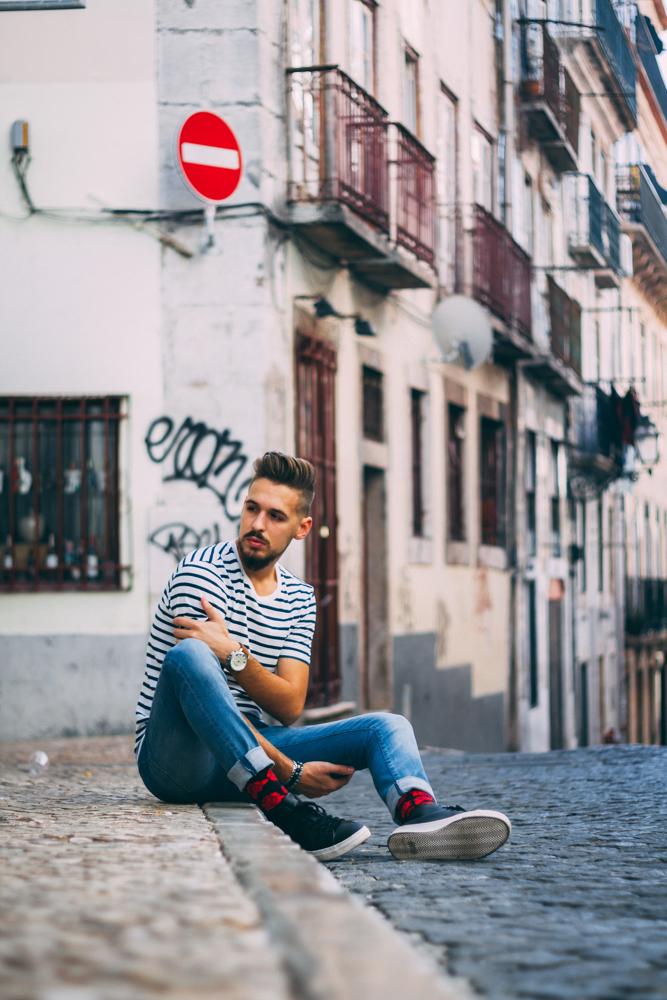
//> input picture Coursework materials/No_entry/NoEntry1.bmp, 667 x 1000 px
$ ./subtask_4 No_entry/NoEntry1.bmp   (built with g++ and OpenCV 4)
//> lines starting //> are read from the running program, lines starting //| are printed output that depends on the picture; after the words box and inside, x2 and y2 are one past the last pixel; in counts of white or black regions, pixels touching at a corner belong together
/////////////////////////////////////////////////////////////////////////////
//
// COMS30121 - face.cpp
//
/////////////////////////////////////////////////////////////////////////////

// header inclusion
#include <stdio.h>
#include "opencv2/objdetect/objdetect.hpp"
#include "opencv2/opencv.hpp"
#include "opencv2/core/core.hpp"
#include "opencv2/highgui/highgui.hpp"
#include "opencv2/imgproc/imgproc.hpp"
#include <iostream>
#include <stdio.h>

using namespace std;
using namespace cv;

/** Function Headers */
void detectAndDisplay(Mat frame, string fileName);
float get_iou(Rect truth, Rect face);
int find_the_no_entry_num(vector<Rect> no_entry, Rect truths);
float caculate_f1_score(int TP, int TN, int FP, int FN);
void sobel(Mat &input, Mat &x_sobel, Mat &y_sobel, Mat &m_sobel, Mat &d_sobel);
vector<Vec3f> hough_circle_transform(Mat &input, int r_min, int r_max, Mat &direction, int min_distence, int hough_threshold);
// vector<Rect> no_entry_filter(vector<Rect> no_entry, vector<Vec3f> circles);
vector<Rect> no_entry_filter(Mat frame, vector<Rect> no_entry_VJ, vector<Vec3f> circles, vector<Rect> output);

/** Global variables */
String cascade_name = "NoEntrycascade/cascade.xml";
CascadeClassifier cascade;

Rect GT_No_Entry0_1(155, 240, 50, 50);
Rect GT_No_Entry0_2(600, 240, 50, 50);

Rect GT_No_Entry1_1(170, 100, 75, 105);

Rect GT_No_Entry2_1(360, 140, 140, 120);

Rect GT_No_Entry3_1(20, 1, 90, 80);
Rect GT_No_Entry3_2(415, 10, 170, 180);

Rect GT_No_Entry4_1(195, 175, 40, 55);
Rect GT_No_Entry4_2(745, 205, 35, 50);

Rect GT_No_Entry5_1(125, 315, 35, 40);
Rect GT_No_Entry5_2(305, 330, 30, 35);
Rect GT_No_Entry5_3(430, 340, 30, 35);
Rect GT_No_Entry5_4(520, 350, 25, 35);
Rect GT_No_Entry5_5(593, 360, 20, 28);
Rect GT_No_Entry5_6(650, 370, 18, 22);
Rect GT_No_Entry5_7(692, 370, 20, 22);
Rect GT_No_Entry5_8(731, 380, 15, 15);
Rect GT_No_Entry5_9(845, 380, 10, 20);
Rect GT_No_Entry5_10(865, 385, 15, 15);

Rect GT_No_Entry6_1(180, 320, 140, 140);
Rect GT_No_Entry6_2(370, 210, 210, 210);
Rect GT_No_Entry6_3(590, 220, 180, 230);
Rect GT_No_Entry6_4(800, 410, 40, 130);

Rect GT_No_Entry7_1(555, 175, 35, 35);

Rect GT_No_Entry8_1(195, 80, 100, 90);
Rect GT_No_Entry8_2(145, 180, 60, 60);
Rect GT_No_Entry8_3(105, 240, 40, 40);
Rect GT_No_Entry8_4(85,  260, 40, 40);

Rect GT_No_Entry9_1(470, 575, 50, 55);

Rect GT_No_Entry10_1(230, 130, 80, 80);
Rect GT_No_Entry10_2(500, 155, 90, 90);
Rect GT_No_Entry10_3(580, 180, 50, 50);


Rect GT_No_Entry11_1(50, 215, 60, 60);
Rect GT_No_Entry11_2(440, 160, 90, 85);

Rect GT_No_Entry12_1(95, 240, 80, 80);
Rect GT_No_Entry12_2(245, 185, 45, 45);
Rect GT_No_Entry12_3(295, 120, 30, 40);
Rect GT_No_Entry12_4(435, 85, 25, 30);
Rect GT_No_Entry12_5(660, 120, 30, 40);
Rect GT_No_Entry12_6(815, 250, 80, 80);

Rect GT_No_Entry13_1(380, 575, 50, 50);

Rect GT_No_Entry14_1(430, 290, 60, 55);

Rect GT_No_Entry15_1(325, 125, 55, 55);
Rect GT_No_Entry15_2(385, 120, 60, 60);

/** @function main */
int main(int argc, const char **argv)
{
	// 1. Read Input Image
	Mat frame = imread(argv[1], CV_LOAD_IMAGE_COLOR);
//> frame is the input picture: 1000 rows x 667 cols, CV_8UC3; mean B, G, R 150.6, 146.8, 149.7

	// 2. Load the Strong Classifier in a structure called `Cascade'
	if (!cascade.load(cascade_name))
	{
		printf("--(!)Error loading\n");
		return -1;
	};

	string fileName = argv[1];
//> fileName = "No_entry/NoEntry1.bmp"

	// 3. Detect Faces and Display Result
	detectAndDisplay(frame, fileName);

	// 4. Save Result Image
	imwrite("detected.jpg", frame);

	return 0;
}

/** @function detectAndDisplay */
void detectAndDisplay(Mat frame, string fileName)
{
//> called with fileName = "No_entry/NoEntry1.bmp"
	std::vector<Rect> no_entry_VJ;
	// std::vector<Rect> no_entry_finded;
	// std::vector<Rect> truth;
	Mat frame_gray;
	int TP;
	int TN;
	int FP;
	int FN;
	int num_GT;

	// 1. Prepare Image by turning it into Grayscale and normalising lighting
	cvtColor(frame, frame_gray, CV_BGR2GRAY);
	equalizeHist(frame_gray, frame_gray);
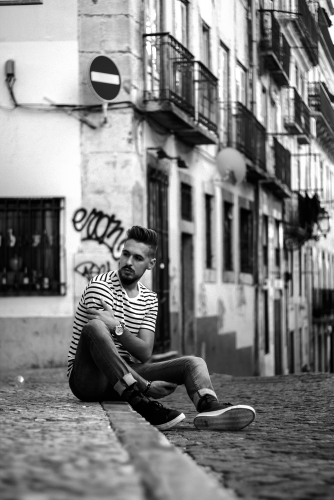
//> frame_gray: 1000 rows x 667 cols, CV_8UC1 (shown at 1/2 size); min 0, max 255, mean 128.2

	// 2. Perform Viola-Jones Object Detection
	cascade.detectMultiScale(frame_gray, no_entry_VJ, 1.1, 1, 0 | CV_HAAR_SCALE_IMAGE, Size(10, 10), Size(300, 300));
//> no_entry_VJ = 77 Rects (x, y, width, height), first 8: [334, 182, 24, 24], [467, 230, 21, 21], [509, 280, 20, 20], [279, 569, 24, 24], [142, 671, 23, 23], [644, 748, 21, 21], [102, 772, 24, 24], [30, 810, 22, 22]

	// 3. Print number of Faces found
	std::cout << "no_entry found by VJ =" << no_entry_VJ.size() << std::endl;
//| no_entry found by VJ =77

	Mat frame_HSV;
	Mat frame_HSV_high;
	Mat frame_HSV_low;

	cvtColor(frame,frame_HSV, COLOR_BGR2HSV);
//> frame_HSV: 1000 rows x 667 cols, CV_8UC3; mean H, S, V 93, 46.1, 160.6


    cv::inRange(frame_HSV, Scalar(0, 70, 50), Scalar(10, 255, 255), frame_HSV_high);
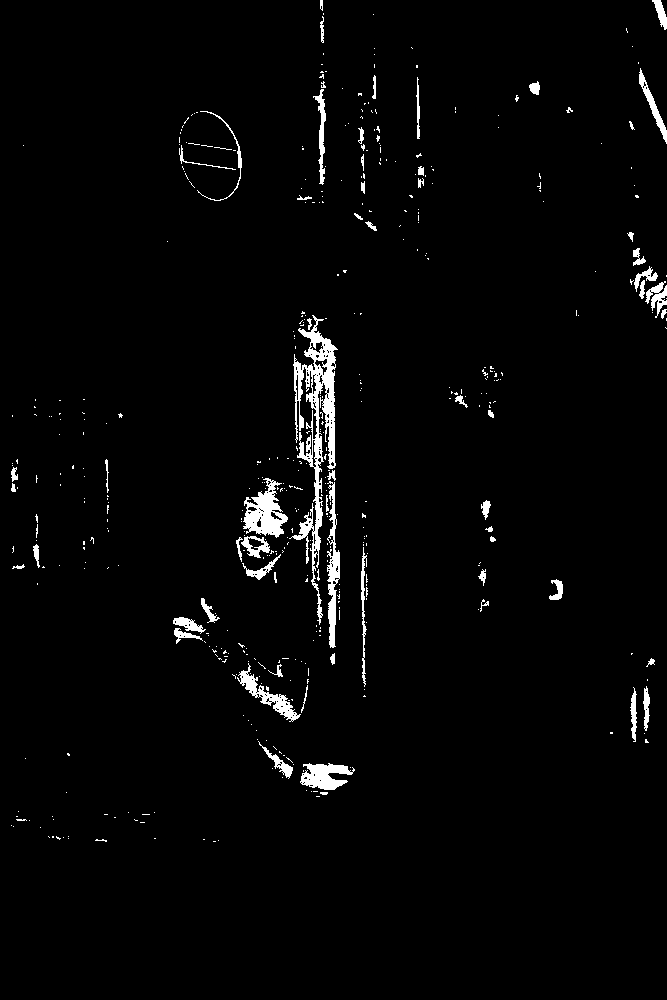
//> frame_HSV_high: 1000 rows x 667 cols, CV_8UC1; 2.4% white; 469 white regions (405 under 20 px), largest, box (x1, y1, x2, y2) and area: (289, 315, 338, 625) 4122, (243, 478, 288, 538) 1367, (327, 481, 340, 648) 1020
    cv::inRange(frame_HSV, Scalar(170, 70, 50), Scalar(180, 255, 255), frame_HSV_low);
//> frame_HSV_low: 1000 rows x 667 cols, CV_8UC1; 1.6% white; 418 white regions (369 under 20 px), largest, box (x1, y1, x2, y2) and area: (177, 112, 240, 200) 3050, (362, 118, 391, 206) 1012, (475, 222, 504, 281) 817
    Mat HSV = frame_HSV_high + frame_HSV_low;
//> HSV: 1000 rows x 667 cols, CV_8UC1; 4% white; 532 white regions (446 under 20 px), largest, box (x1, y1, x2, y2) and area: (289, 315, 340, 651) 7073, (177, 111, 243, 201) 3534, (345, 117, 391, 206) 1376
    imshow("red", HSV);
	imwrite("subtask_4/red.jpg", HSV);

	Mat dst;
	GaussianBlur(HSV, dst, Size(5, 5), 1, 1, BORDER_DEFAULT);
	// medianBlur(frame, dst, 3);
	// cvtColor(dst, dst, CV_BGR2GRAY);

	// imshow("GB", dst);

	Mat sobel_x(frame.size(), CV_32FC1);
	Mat sobel_y(frame.size(), CV_32FC1);
	Mat sobel_m(frame.size(), CV_32FC1);
	Mat sobel_d(frame.size(), CV_32FC1);

	sobel(dst, sobel_x, sobel_y, sobel_m, sobel_d);

	normalize(sobel_m, sobel_m, 0, 255, NORM_MINMAX, CV_8UC1);
	// normalize(sobel_d,sobel_d, 0, 255, NORM_MINMAX, CV_8UC1);

	// cout << "check 1 " << endl;
	// threshold
	dst = sobel_m;
	for (int x = 0; x < dst.rows; x++)
	{
		for (int y = 0; y < dst.cols; y++)
		{
			if (dst.at<uchar>(x, y) > 70)
			{
				dst.at<uchar>(x, y) = 255;
			}
			else
			{
				dst.at<uchar>(x, y) = 0;
			}
		}
	};
	// imshow("img_m",dst);
	// imshow("img_d",sobel_d);
	imshow("sobel_image_x&y", dst);
	imwrite("subtask_4/sobel_image.jpg",dst);

	// cout << "check 2 " << endl;

	vector<Vec3f> pcircles;
	// HoughCircles(dst, pcircles, CV_HOUGH_GRADIENT,1, 80, 100, 50, 0, 150);
	pcircles = hough_circle_transform(dst, 0, 150, sobel_d, 1, 13);
	// [14 lines of commented-out code are left out]
	vector<Rect> no_entry;
	no_entry = no_entry_filter(frame, no_entry_VJ, pcircles, no_entry);
	// no_entry = no_entry_VJ;
	// cout << "check 5 " << endl;

	// 4. Draw box around faces found
	for (int i = 0; i < no_entry.size(); i++)
	{
		rectangle(frame, Point(no_entry[i].x, no_entry[i].y), Point(no_entry[i].x + no_entry[i].width, no_entry[i].y + no_entry[i].height), Scalar(0, 255, 0), 2);
	};

	// cout << "check 6 " << endl;

	if (fileName == "No_entry/NoEntry0.bmp")
	{
		cv::rectangle(frame, GT_No_Entry0_1, cv::Scalar(0, 0, 255), 2);
		cv::rectangle(frame, GT_No_Entry0_2, cv::Scalar(0, 0, 255), 2);
		int TP_1 = find_the_no_entry_num(no_entry, GT_No_Entry0_1);
		int TP_2 = find_the_no_entry_num(no_entry, GT_No_Entry0_2);
		TP = TP_1 + TP_2;
		num_GT = 2;
		imwrite( "subtask_4/detected_0.jpg", frame );
	};
	if (fileName == "No_entry/NoEntry1.bmp")
	{
		cv::rectangle(frame, GT_No_Entry1_1, cv::Scalar(0, 0, 255), 2);
		TP = find_the_no_entry_num(no_entry, GT_No_Entry1_1);
		num_GT = 1;
		imwrite( "subtask_4/detected_1.jpg", frame );
	};

	if (fileName == "No_entry/NoEntry2.bmp")
	{
		cv::rectangle(frame, GT_No_Entry2_1, cv::Scalar(0, 0, 255), 2);
		TP = find_the_no_entry_num(no_entry, GT_No_Entry2_1);
		num_GT = 1;
		imwrite( "subtask_4/detected_2.jpg", frame );
	};

	if (fileName == "No_entry/NoEntry3.bmp")
	{
		cv::rectangle(frame, GT_No_Entry3_1, cv::Scalar(0, 0, 255), 2);
		cv::rectangle(frame, GT_No_Entry3_2, cv::Scalar(0, 0, 255), 2);
		int TP_1 = find_the_no_entry_num(no_entry, GT_No_Entry3_1);
		int TP_2 = find_the_no_entry_num(no_entry, GT_No_Entry3_2);
		TP = TP_1 + TP_2;
		num_GT = 2;
		imwrite( "subtask_4/detected_3.jpg", frame );
	};

	if (fileName == "No_entry/NoEntry4.bmp")
	{
		cv::rectangle(frame, GT_No_Entry4_1, cv::Scalar(0, 0, 255), 2);
		cv::rectangle(frame, GT_No_Entry4_2, cv::Scalar(0, 0, 255), 2);
		int TP_1 = find_the_no_entry_num(no_entry, GT_No_Entry4_1);
		int TP_2 = find_the_no_entry_num(no_entry, GT_No_Entry4_2);
		TP = TP_1 + TP_2;
		num_GT = 2;
		imwrite( "subtask_4/detected_4.jpg", frame );
	};

	if (fileName == "No_entry/NoEntry5.bmp")
	{
		cv::rectangle(frame, GT_No_Entry5_1, cv::Scalar(0, 0, 255), 2);
		cv::rectangle(frame, GT_No_Entry5_2, cv::Scalar(0, 0, 255), 2);
		cv::rectangle(frame, GT_No_Entry5_3, cv::Scalar(0, 0, 255), 2);
		cv::rectangle(frame, GT_No_Entry5_4, cv::Scalar(0, 0, 255), 2);
		cv::rectangle(frame, GT_No_Entry5_5, cv::Scalar(0, 0, 255), 2);
		cv::rectangle(frame, GT_No_Entry5_6, cv::Scalar(0, 0, 255), 2);
		cv::rectangle(frame, GT_No_Entry5_7, cv::Scalar(0, 0, 255), 2);
		cv::rectangle(frame, GT_No_Entry5_8, cv::Scalar(0, 0, 255), 2);
		cv::rectangle(frame, GT_No_Entry5_9, cv::Scalar(0, 0, 255), 2);
		cv::rectangle(frame, GT_No_Entry5_10, cv::Scalar(0, 0, 255), 2);
		int TP_1 = find_the_no_entry_num(no_entry, GT_No_Entry5_1);
		int TP_2 = find_the_no_entry_num(no_entry, GT_No_Entry5_2);
		int TP_3 = find_the_no_entry_num(no_entry, GT_No_Entry5_3);
		int TP_4 = find_the_no_entry_num(no_entry, GT_No_Entry5_4);
		int TP_5 = find_the_no_entry_num(no_entry, GT_No_Entry5_5);
		int TP_6 = find_the_no_entry_num(no_entry, GT_No_Entry5_6);
		int TP_7 = find_the_no_entry_num(no_entry, GT_No_Entry5_7);
		int TP_8 = find_the_no_entry_num(no_entry, GT_No_Entry5_8);
		int TP_9 = find_the_no_entry_num(no_entry, GT_No_Entry5_9);
		int TP_10 = find_the_no_entry_num(no_entry, GT_No_Entry5_10);
		TP = TP_1 + TP_2 + TP_3 + TP_4 + TP_5 + TP_6 + TP_7 + TP_8 + TP_9 + TP_10;
		num_GT = 10;
		imwrite( "subtask_4/detected_5.jpg", frame );
	};

	if (fileName == "No_entry/NoEntry6.bmp")
	{
		cv::rectangle(frame, GT_No_Entry6_1, cv::Scalar(0, 0, 255), 2);
		cv::rectangle(frame, GT_No_Entry6_2, cv::Scalar(0, 0, 255), 2);
		cv::rectangle(frame, GT_No_Entry6_3, cv::Scalar(0, 0, 255), 2);
		cv::rectangle(frame, GT_No_Entry6_4, cv::Scalar(0, 0, 255), 2);
		int TP_1 = find_the_no_entry_num(no_entry, GT_No_Entry6_1);
		int TP_2 = find_the_no_entry_num(no_entry, GT_No_Entry6_2);
		int TP_3 = find_the_no_entry_num(no_entry, GT_No_Entry6_3);
		int TP_4 = find_the_no_entry_num(no_entry, GT_No_Entry6_4);
		TP = TP_1 + TP_2 + TP_3 + TP_4;
		num_GT = 4;
		imwrite( "subtask_4/detected_6.jpg", frame );
	};

	if (fileName == "No_entry/NoEntry7.bmp")
	{
		cv::rectangle(frame, GT_No_Entry7_1, cv::Scalar(0, 0, 255), 2);
		TP = find_the_no_entry_num(no_entry, GT_No_Entry7_1);
		num_GT = 1;
		imwrite( "subtask_4/detected_7.jpg", frame );
	};

	if (fileName == "No_entry/NoEntry8.bmp")
	{
		cv::rectangle(frame, GT_No_Entry8_1, cv::Scalar(0, 0, 255), 2);
		cv::rectangle(frame, GT_No_Entry8_2, cv::Scalar(0, 0, 255), 2);
		cv::rectangle(frame, GT_No_Entry8_3, cv::Scalar(0, 0, 255), 2);
		cv::rectangle(frame, GT_No_Entry8_4, cv::Scalar(0, 0, 255), 2);
		int TP_1 = find_the_no_entry_num(no_entry, GT_No_Entry8_1);
		int TP_2 = find_the_no_entry_num(no_entry, GT_No_Entry8_2);
		int TP_3 = find_the_no_entry_num(no_entry, GT_No_Entry8_3);
		int TP_4 = find_the_no_entry_num(no_entry, GT_No_Entry8_4);
		TP = TP_1 + TP_2 + TP_3 + TP_4;
		num_GT = 4;
		imwrite( "subtask_4/detected_8.jpg", frame );
	};

	if (fileName == "No_entry/NoEntry9.bmp")
	{
		cv::rectangle(frame, GT_No_Entry9_1, cv::Scalar(0, 0, 255), 2);
		TP = find_the_no_entry_num(no_entry, GT_No_Entry9_1);
		num_GT = 1;
		imwrite( "subtask_4/detected_9.jpg", frame );
	};

	if (fileName == "No_entry/NoEntry10.bmp")
	{
		cv::rectangle(frame, GT_No_Entry10_1, cv::Scalar(0, 0, 255), 2);
		cv::rectangle(frame, GT_No_Entry10_2, cv::Scalar(0, 0, 255), 2);
		cv::rectangle(frame, GT_No_Entry10_3, cv::Scalar(0, 0, 255), 2);
		int TP_1 = find_the_no_entry_num(no_entry, GT_No_Entry10_1);
		int TP_2 = find_the_no_entry_num(no_entry, GT_No_Entry10_2);
		int TP_3 = find_the_no_entry_num(no_entry, GT_No_Entry10_3);
		TP = TP_1 + TP_2 + TP_3;
		num_GT = 3;
		imwrite( "subtask_4/detected_10.jpg", frame );
	};

	if (fileName == "No_entry/NoEntry11.bmp")
	{
		cv::rectangle(frame, GT_No_Entry11_1, cv::Scalar(0, 0, 255), 2);
		cv::rectangle(frame, GT_No_Entry11_2, cv::Scalar(0, 0, 255), 2);
		int TP_1 = find_the_no_entry_num(no_entry, GT_No_Entry11_1);
		int TP_2 = find_the_no_entry_num(no_entry, GT_No_Entry11_2);
		TP = TP_1 + TP_2;
		num_GT = 2;
		imwrite( "subtask_4/detected_11.jpg", frame );
	};

	if (fileName == "No_entry/NoEntry12.bmp")
	{
		cv::rectangle(frame, GT_No_Entry12_1, cv::Scalar(0, 0, 255), 2);
		cv::rectangle(frame, GT_No_Entry12_2, cv::Scalar(0, 0, 255), 2);
		cv::rectangle(frame, GT_No_Entry12_3, cv::Scalar(0, 0, 255), 2);
		cv::rectangle(frame, GT_No_Entry12_4, cv::Scalar(0, 0, 255), 2);
		cv::rectangle(frame, GT_No_Entry12_5, cv::Scalar(0, 0, 255), 2);
		cv::rectangle(frame, GT_No_Entry12_6, cv::Scalar(0, 0, 255), 2);
		int TP_1 = find_the_no_entry_num(no_entry, GT_No_Entry12_1);
		int TP_2 = find_the_no_entry_num(no_entry, GT_No_Entry12_2);
		int TP_3 = find_the_no_entry_num(no_entry, GT_No_Entry12_3);
		int TP_4 = find_the_no_entry_num(no_entry, GT_No_Entry12_4);
		int TP_5 = find_the_no_entry_num(no_entry, GT_No_Entry12_5);
		int TP_6 = find_the_no_entry_num(no_entry, GT_No_Entry12_6);
		TP = TP_1 + TP_2 + TP_3 + TP_4 + TP_5 + TP_6;
		num_GT = 6;
		imwrite( "subtask_4/detected_12.jpg", frame );
	};

	if (fileName == "No_entry/NoEntry13.bmp")
	{
		cv::rectangle(frame, GT_No_Entry13_1, cv::Scalar(0, 0, 255), 2);
		TP = find_the_no_entry_num(no_entry, GT_No_Entry13_1);
		num_GT = 1;
		imwrite( "subtask_4/detected_13.jpg", frame );
	};

	if (fileName == "No_entry/NoEntry14.bmp")
	{
		cv::rectangle(frame, GT_No_Entry14_1, cv::Scalar(0, 0, 255), 2);
		TP = find_the_no_entry_num(no_entry, GT_No_Entry14_1);
		num_GT = 1;
		imwrite( "subtask_4/detected_14.jpg", frame );
	};

	if (fileName == "No_entry/NoEntry15.bmp")
	{
		cv::rectangle(frame, GT_No_Entry15_1, cv::Scalar(0, 0, 255), 2);
		cv::rectangle(frame, GT_No_Entry15_2, cv::Scalar(0, 0, 255), 2);
		int TP_1 = find_the_no_entry_num(no_entry, GT_No_Entry15_1);
		int TP_2 = find_the_no_entry_num(no_entry, GT_No_Entry15_2);
		TP = TP_1 + TP_2;
		num_GT = 2;
		imwrite( "subtask_4/detected_15.jpg", frame );
	};

	FP = no_entry.size() - TP;
	TN = 0;
	FN = num_GT - TP;
	float f1_score = caculate_f1_score(TP, TN, FP, FN);
	float TPR = (float)TP / ((float)TP + (float)FN);

    std::cout << "no entry find = " << no_entry.size() <<endl;
	std::cout << "TP = " << TP << std::endl;
	std::cout << "FP = " << FP << std::endl;
	std::cout << "TN = " << TN << std::endl;
	std::cout << "FN = " << FN << std::endl;
	std::cout << "num_GT =" << num_GT << std::endl;
	std::cout << "f1 score = " << f1_score << std::endl;
	std::cout << "TPR =" << TPR << std::endl;

	// imshow("frame", frame);
	waitKey(0);
}

float get_iou(Rect truth, Rect face)
{
	float width = min(face.x + face.width, truth.x + truth.width) - max(face.x, truth.x);
	float height = min(face.y + face.height, truth.y + truth.height) - max(face.y, truth.y);

	if (width <= 0 or height <= 0)
		return 0;

	float int_area = width * height;
	float uni_area = (face.width * face.height) + (truth.width * truth.height) - int_area;

	// std::cout << int_area/uni_area;
	return int_area / uni_area;
}

int find_the_no_entry_num(vector<Rect> no_entry, Rect truths)
{
	float iou_thredhold = 0.4;
	int TP = 0;
	for (size_t i = 0; i < no_entry.size(); i++)
	{
		float IoU = get_iou(truths, no_entry[i]);
		if (IoU > iou_thredhold)
		{
			// std::cout << IoU << std::endl;
			TP++;
		}
	}
	// std::cout << TP << std::endl;
	return TP;
}

float caculate_f1_score(int TP, int TN, int FP, int FN)
{

	float tp = static_cast<float>(TP);
	float tn = static_cast<float>(TN);
	float fp = static_cast<float>(FP);
	float fn = static_cast<float>(FN);

	float f1_score = 2 * tp / (2 * tp + fp + fn);
	// float f1_score = 4.0f/11.0f
	return f1_score;
}
void sobel(Mat &input, Mat &x_sobel, Mat &y_sobel, Mat &m_sobel, Mat &d_sobel)
{

	Mat X_kernel = Mat::ones(3, 3, CV_32F);
	Mat Y_kernel = Mat::ones(3, 3, CV_32F);

	X_kernel.at<float>(0, 0) = -1;
	X_kernel.at<float>(1, 0) = -2;
	X_kernel.at<float>(2, 0) = -1;
	X_kernel.at<float>(0, 1) = 0;
	X_kernel.at<float>(1, 1) = 0;
	X_kernel.at<float>(2, 1) = 0;
	X_kernel.at<float>(0, 2) = 1;
	X_kernel.at<float>(1, 2) = 2;
	X_kernel.at<float>(2, 2) = 1;

	Y_kernel.at<float>(0, 0) = -1;
	Y_kernel.at<float>(1, 0) = 0;
	Y_kernel.at<float>(2, 0) = 1;
	Y_kernel.at<float>(0, 1) = -2;
	Y_kernel.at<float>(1, 1) = 0;
	Y_kernel.at<float>(2, 1) = 2;
	Y_kernel.at<float>(0, 2) = -1;
	Y_kernel.at<float>(1, 2) = 0;
	Y_kernel.at<float>(2, 2) = 1;

	Mat input_padded;
	copyMakeBorder(input, input_padded, 1, 1, 1, 1, BORDER_REPLICATE);

	for (int i = 0; i < input.rows; i++)
	{
		for (int j = 0; j < input.cols; j++)
		{
			float x_sum = 0.0;
			float y_sum = 0.0;
			for (int a = -1; a <= 1; a++)
			{
				for (int b = -1; b <= 1; b++)
				{
					float val_img = (int)input_padded.at<uchar>(i + a + 1, j + b + 1);
					float x_kernel = X_kernel.at<float>(a + 1, b + 1);
					float y_kernel = Y_kernel.at<float>(a + 1, b + 1);

					x_sum = x_sum + val_img * x_kernel;
					y_sum = y_sum + val_img * y_kernel;
				}
			}
			x_sobel.at<float>(i, j) = (float)x_sum;
			y_sobel.at<float>(i, j) = (float)y_sum;
			m_sobel.at<float>(i, j) = (float)sqrt((y_sum * y_sum) + (x_sum * x_sum));
			d_sobel.at<float>(i, j) = (float)atan2(y_sum, x_sum);
		}
	}
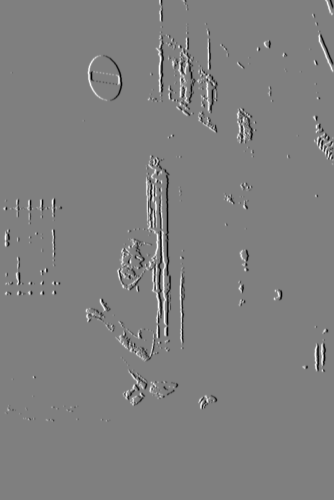
//> x_sobel: 1000 rows x 667 cols, CV_32FC1 (shown at 1/2 size); min -664, max 664, mean 0.2; drawn with min black and max white
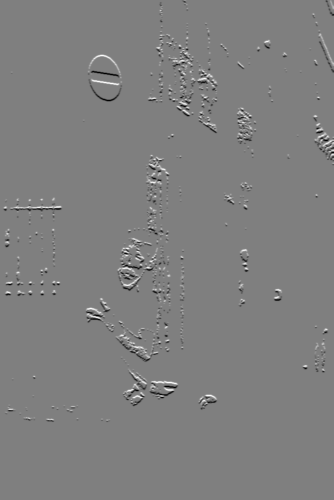
//> y_sobel: 1000 rows x 667 cols, CV_32FC1 (shown at 1/2 size); min -664, max 664, mean 0; drawn with min black and max white
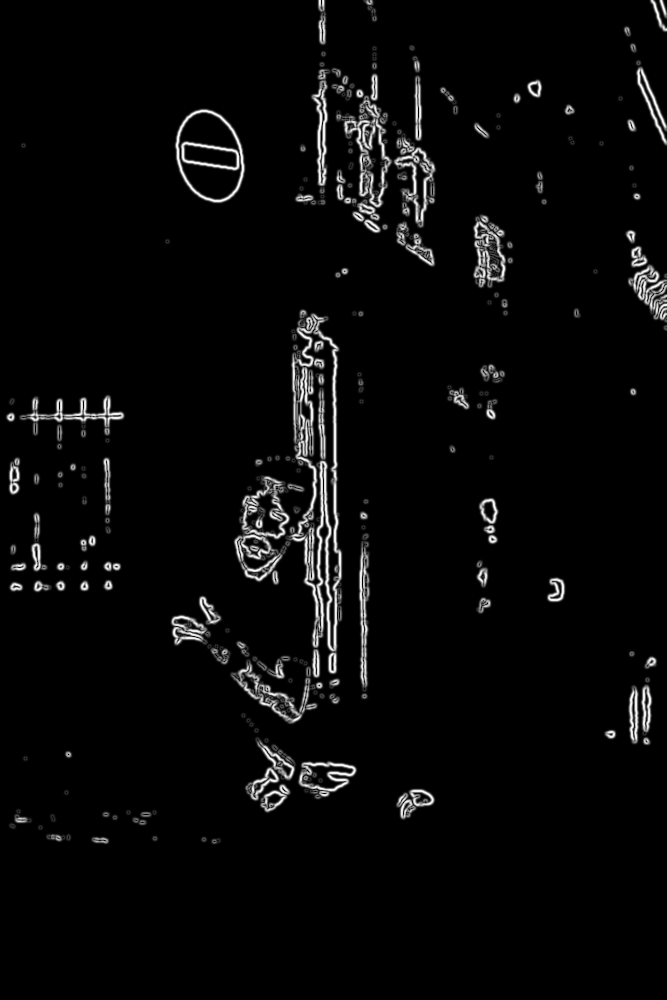
//> m_sobel: 1000 rows x 667 cols, CV_32FC1; min 0, max 698.2, mean 24.2; drawn with min black and max white
//> (the rest of the program and of its run is left out)
